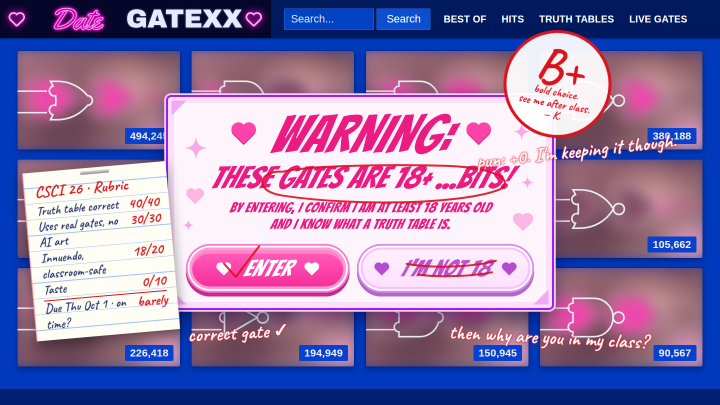
#> input picture research/y/shots/y1-1440.png, 1440 x 810 px, given in place of ee486fef-image.png, which was not available (shown at 1/2 size)
$ python compare.py
#> lines starting #> are read from the running program, lines starting #| are printed output that depends on the picture; pictures that were not available may be replaced by others from this repository, and a replacement may not be noted
"""Pillow ref-vs-ours: side-by-side PNGs + a delta table (markdown) for each Y variant.
Run from the repo root: python3 research/y/compare.py  (needs research/y/shots/*-1440.png)."""
from PIL import Image, ImageDraw
from collections import Counter

R = 'research/refs/'
REF = {'y1': 'ee486fef-image.png', 'y2': 'c20f7340-image.png', 'y3': '8c0d1049-image.png'}
XNXX = '9dce964e-image.webp'
W, H = 1440, 810


def load(p):
#> called with p = 'research/refs/ee486fef-image.png'
    return Image.open(p).convert('RGB').resize((W, H))
#> returned value is the input picture: PIL image 1440x810 RGB; mean R, G, B 146.6, 123.7, 171.1


def dom(im, box, n=3):
    c = im.crop(tuple(int(v * (W if i % 2 == 0 else H)) for i, v in enumerate(box))).quantize(n).convert('RGB')
    return Counter(c.get_flattened_data()).most_common(1)[0][0]


def hx(c):
    return '#%02x%02x%02x' % c


def dist(a, b):
    return sum((x - y) ** 2 for x, y in zip(a, b)) ** .5


def pale_box(im):
    """Bounding box of the pink modal (rows/cols that are mostly pale pink)."""
    s = im.resize((W // 4, H // 4)); P = s.load(); w, h = s.size
    pale = lambda p: p[0] > 235 and p[2] > 230 and p[1] > 200
    rows = [y for y in range(h) if sum(pale(P[x, y]) for x in range(w)) > w * .25]
    cols = [x for x in range(w) if sum(pale(P[x, y]) for y in range(h)) > h * .25]
    return (min(cols) * 4 / W, min(rows) * 4 / H, max(cols) * 4 / W, max(rows) * 4 / H)


def header_h(im):
    """First row (scanning down the left gutter) where the bright grid blue starts."""
    P = im.load()
    for y in range(2, H // 3):
        r, g, b = P[8, y]
        if b > 150 and r < 40 and g > 40: return y / H
    return None


def hot_pink(im, box):
    """Most saturated pink in the modal (the headline ink)."""
    c = im.crop((int(box[0] * W), int(box[1] * H), int(box[2] * W), int(box[3] * H))).quantize(10).convert('RGB')
    cands = [k for k, _ in Counter(c.get_flattened_data()).most_common(10) if k[0] > 200 and k[1] < 110 and k[2] > 90]
    return cands[0] if cands else None


def neon(im):
    """Brightest magenta in the top 25% (the neon tube)."""
    c = im.crop((0, 0, W, int(H * .3))).quantize(16).convert('RGB')
    ks = [k for k, _ in Counter(c.get_flattened_data()).most_common(16) if k[0] > 180 and k[1] < 90 and k[2] > 150]
    return max(ks, key=lambda k: k[0] + k[2]) if ks else None


def headline_cap(im, box):
    """Height of the first run of rows dense with hot-pink ink inside the modal (= the WARNING: line), as a fraction of H."""
    P = im.load(); x0, x1 = int(box[0] * W), int(box[2] * W); run = []; best = None
    for y in range(int(box[1] * H), int(box[3] * H)):
        n = sum(1 for x in range(x0, x1, 2) if (lambda p: p[0] > 200 and p[1] < 110 and p[2] > 90)(P[x, y]))
        if n > (x1 - x0) / 2 * .06: run.append(y)
        elif run:
            if len(run) > 12: best = len(run); break
            run = []
    return best / H if best else None


def tile_rows(im):
    """Top/bottom of the first grid tile down the x=0.06 column: (top, height) as fractions of H."""
    P = im.load(); x = int(W * .06); ys = [y for y in range(int(H * .08), int(H * .5)) if not (P[x, y][2] > 150 and P[x, y][0] < 40)]
    if not ys: return None
    top = ys[0]; end = top
    for y in ys[1:]:
        if y != end + 1: break
        end = y
    return top / H, (end - top) / H


rows = []
for v, f in REF.items():
    ref, ours = load(R + f), load(f'research/y/shots/{v}-1440.png')
    clean = load(f'research/y/shots/{v}-1440-clean.png')
#> call 3 of load, with p = 'research/y/shots/y1-1440-clean.png'
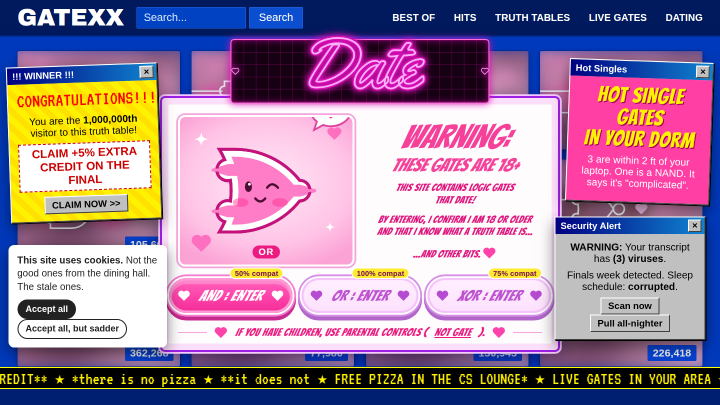
#> input picture research/y/shots/y2-1440.png, 1440 x 810 px, given in place of y1-1440-clean.png, which was not available (shown at 1/2 size)
#> in load, returned value is the input picture: PIL image 1440x810 RGB; mean R, G, B 162.5, 133.5, 161.3
    sb = Image.new('RGB', (W * 2 + 20, H + 40), '#111')
#> sb: PIL image 2900x850 RGB; every value is 17
    sb.paste(ref, (0, 40)); sb.paste(ours, (W + 20, 40))
#> after `sb.paste(ref, (0, 40))`:
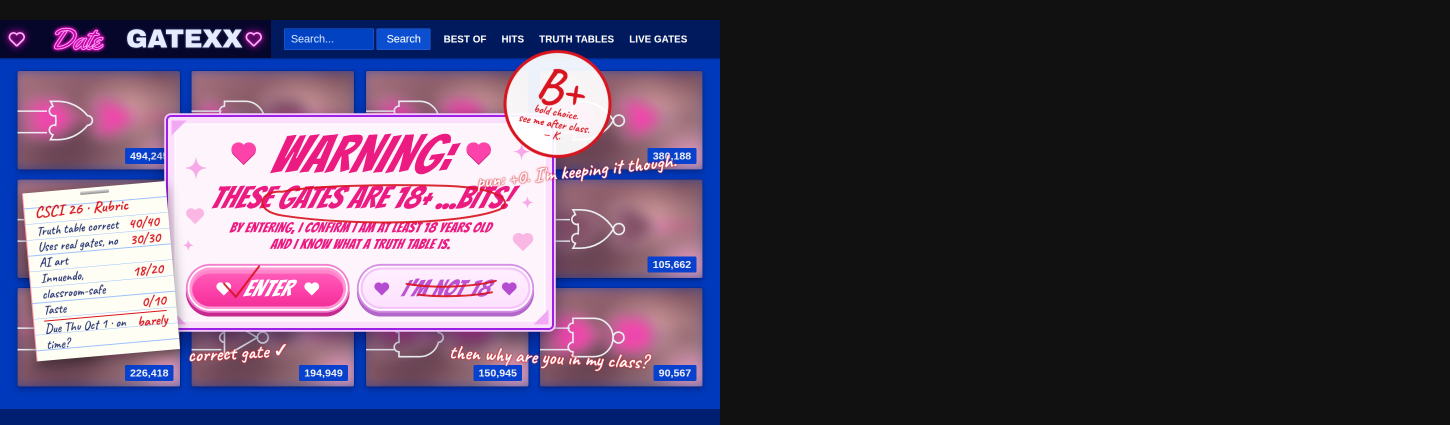
#> sb: PIL image 2900x850 RGB (shown at 1/2 size); mean R, G, B 78.3, 67.5, 89.9
#> after `sb.paste(ours, (W + 20, 40))`:
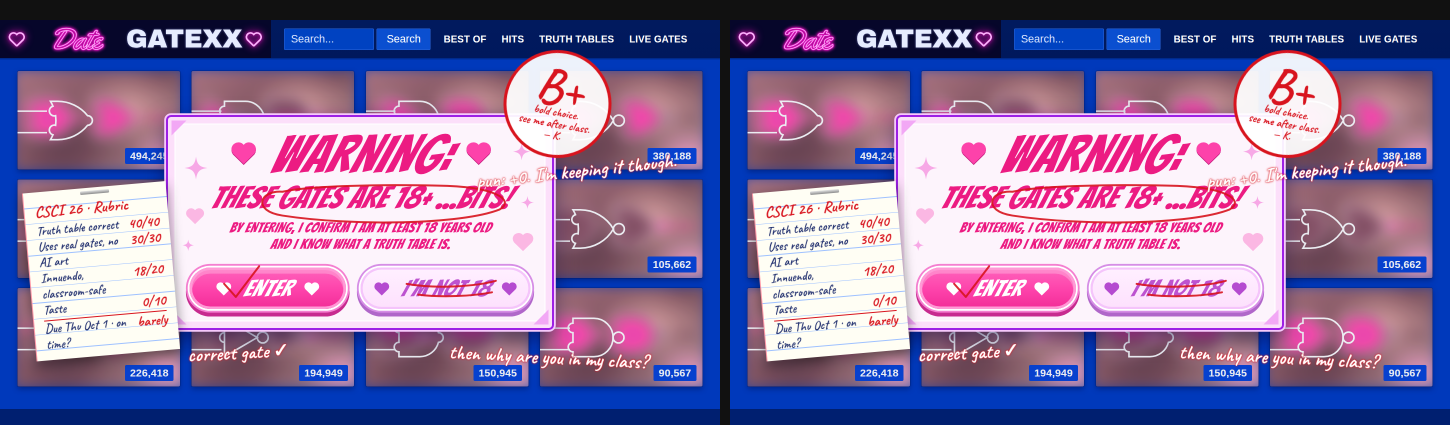
#> sb: PIL image 2900x850 RGB (shown at 1/2 size); mean R, G, B 139.6, 118, 162.9
    d = ImageDraw.Draw(sb); d.text((10, 10), f'REF {f}', fill='white'); d.text((W + 30, 10), f'OURS date.html?v={v}', fill='white')
    sb.resize((sb.width // 2, sb.height // 2)).save(f'research/y/shots/sbs-{v}.png')
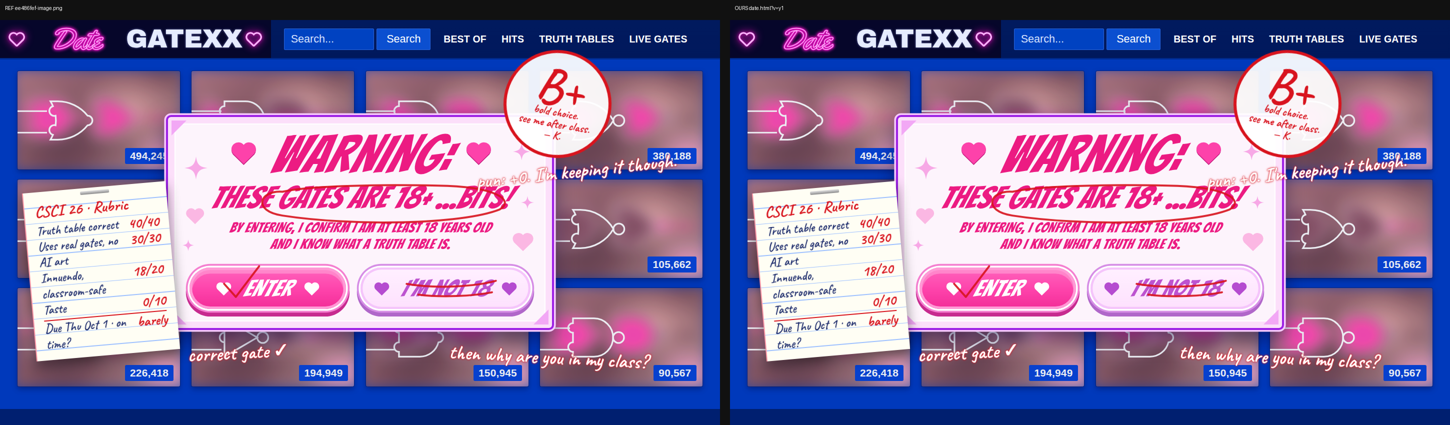
#> saved as sbs-y1.png: PIL image 1450x425 RGB; mean R, G, B 139.7, 118, 162.9
    m = {}
    for name, im in (('ref', ref), ('ours', clean)):
        box = pale_box(im)
#> in pale_box, `s = im.resize((W // 4, H // 4))`:
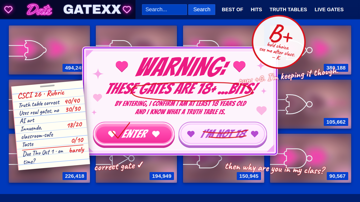
#> s: PIL image 360x202 RGB; mean R, G, B 146.6, 123.7, 171.1
#> in pale_box, `rows = [y for y in range(h) if sum(pale(P[x, y]) for x in range(w)) > ..`: rows = 99 values from 49 to 152
#> in pale_box, `cols = [x for x in range(w) if sum(pale(P[x, y]) for y in range(h)) > ..`: cols = 217 values from 17 to 275
#> box = (0.0472, 0.242, 0.764, 0.751)
        m[name] = {
            'bar navy': dom(im, (.62, .005, .99, .03), 2),
            'grid bg blue': dom(im, (.0, .93, .015, .95), 2) if False else dom(im, (.25, .1, .26, .12), 2),
            'badge blue': dom(im, (.94, .885, .955, .895), 2),
            'modal paper': dom(im, (box[0] + .03, box[3] - .06, box[0] + .08, box[3] - .04), 2),
            'headline pink': hot_pink(im, box),
            'neon magenta': neon(im),
            'modal box': box,
            'header h': header_h(im),
            'WARNING cap h': headline_cap(im, box) if v == 'y1' else None,
        }
#> in dom, `c = im.crop(tuple(int(v * (W if i % 2 == 0 else H)) for i, v in enumer..`:
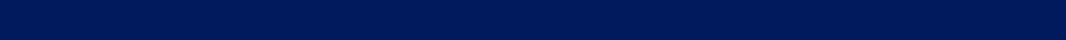
#> c: PIL image 533x20 RGB (shown 2 times larger); mean R, G, B 1, 25.6, 93.6
#> (the run stopped early here; a loop or call above may not have finished)
